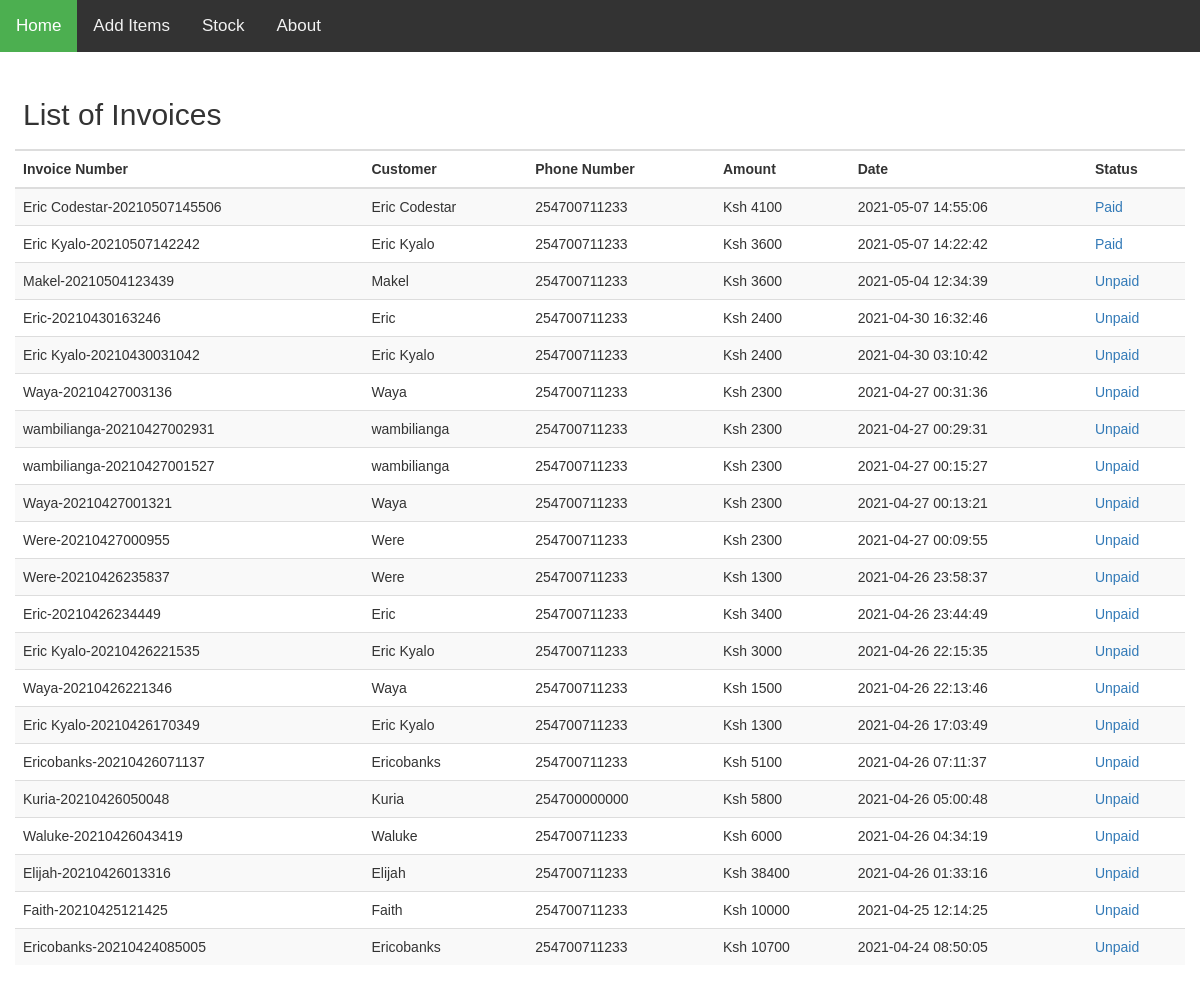
Page /ecomerce/admin.php on the committed database.
### tables this page shows
CREATE TABLE `invoice` (
  `id` int(11) NOT NULL,
  `order_number` varchar(254) NOT NULL,
  `customer` varchar(254) NOT NULL,
  `amount` varchar(254) NOT NULL,
  `county` varchar(254) NOT NULL,
  `constituency` varchar(254) NOT NULL,
  `areacode` varchar(254) NOT NULL,
  `phone` varchar(254) NOT NULL,
  `status` varchar(254) NOT NULL,
  `date` timestamp NOT NULL DEFAULT CURRENT_TIMESTAMP
);

### ecomerce/admin.php (the view, shortened to what this page needs)
<?php include"conn.php"; ?>
<!DOCTYPE html>
<html>
<head>
<link rel="stylesheet" href="https://cdnjs.cloudflare.com/ajax/libs/font-awesome/4.7.0/css/font-awesome.min.css">
<link rel="stylesheet" href="https://maxcdn.bootstrapcdn.com/bootstrap/3.4.1/css/bootstrap.min.css">
<link rel="stylesheet" href="style.css">
</head>
<body>
<div class="topnav" id="myTopnav">
  <a href="index.php" class="active">Home</a>
  <a href="#additem" data-toggle="modal" data-target="#additem">Add Items</a>
  <a href="#contact">Stock</a>
  <a href="#about">About</a>
</div>
<div class="container-fluid">
<div class="table-responsive">
<table class="table table-striped table-hover">
    <thead>
        <tr>
            <th colspan="6">
               <h2>List of Invoices</h2>
            </th>
        </tr>
      <tr>
        <th>Invoice Number</th>
        <th>Customer</th>
        <th>Phone Number</th>
        <th>Amount</th>
        <th>Date</th>
        <th>Status</th>
      </tr>
    </thead>
    <tbody>
	<?php
	$stmt = $conn->query('SELECT * FROM invoice order by id desc');
	$stmt->execute();
	while($row = $stmt->fetch()){
	?>
      <tr>
        <td><?php echo $row['order_number']; ?></td>
        <td><?php echo $row['customer']; ?></td>
        <td><?php echo $row['phone']; ?></td>
        <td>Ksh <?php echo $row['amount']; ?></td>
        <td><?php echo $row['date']; ?></td>
        <td><a href="details.php?order=<?php echo $row['order_number']; ?>"><?php echo $row['status']; ?></a></td>
      </tr>
	<?php } ?>
    </tbody>
</table>
</div>
<br>
</div>
<?php include"footer.php"; ?>

### ecomerce/footer.php (shortened to what this page needs)
</body>
</html>

### ecomerce/style.css (style rules this page uses)
body { margin: 0; font-family: Arial, Helvetica, sans-serif; }
.container-fluid { margin-top:70px; min-height:1200px; }
.topnav { overflow: hidden; background-color: #333; position:fixed; width:100%; z-index:1; top:0px; }
.topnav a { float: left; display: block; color: #f2f2f2; text-align: center; padding: 14px 16px; text-decoration: none; font-size: 17px; }
.topnav a.active { background-color: #4CAF50; color: white; }

### rows in the picture
invoice: order_number "Eric Codestar-20210507145506", customer "Eric Codestar", phone "254700711233", amount "4100", date "2021-05-07 14:55:06", status "Paid"
invoice: order_number "Eric Kyalo-20210507142242", customer "Eric Kyalo", phone "254700711233", amount "3600", date "2021-05-07 14:22:42", status "Paid"
invoice: order_number "Makel-20210504123439", customer "Makel", phone "254700711233", amount "3600", date "2021-05-04 12:34:39", status "Unpaid"
invoice: order_number "Eric-20210430163246", customer "Eric", phone "254700711233", amount "2400", date "2021-04-30 16:32:46", status "Unpaid"
invoice: order_number "Eric Kyalo-20210430031042", customer "Eric Kyalo", phone "254700711233", amount "2400", date "2021-04-30 03:10:42", status "Unpaid"
invoice: order_number "Waya-20210427003136", customer "Waya", phone "254700711233", amount "2300", date "2021-04-27 00:31:36", status "Unpaid"
invoice: order_number "wambilianga-20210427002931", customer "wambilianga", phone "254700711233", amount "2300", date "2021-04-27 00:29:31", status "Unpaid"
invoice: order_number "wambilianga-20210427001527", customer "wambilianga", phone "254700711233", amount "2300", date "2021-04-27 00:15:27", status "Unpaid"
invoice: order_number "Waya-20210427001321", customer "Waya", phone "254700711233", amount "2300", date "2021-04-27 00:13:21", status "Unpaid"
invoice: order_number "Were-20210427000955", customer "Were", phone "254700711233", amount "2300", date "2021-04-27 00:09:55", status "Unpaid"
invoice: order_number "Were-20210426235837", customer "Were", phone "254700711233", amount "1300", date "2021-04-26 23:58:37", status "Unpaid"
invoice: order_number "Eric-20210426234449", customer "Eric", phone "254700711233", amount "3400", date "2021-04-26 23:44:49", status "Unpaid"
invoice: order_number "Eric Kyalo-20210426221535", customer "Eric Kyalo", phone "254700711233", amount "3000", date "2021-04-26 22:15:35", status "Unpaid"
invoice: order_number "Waya-20210426221346", customer "Waya", phone "254700711233", amount "1500", date "2021-04-26 22:13:46", status "Unpaid"
invoice: order_number "Eric Kyalo-20210426170349", customer "Eric Kyalo", phone "254700711233", amount "1300", date "2021-04-26 17:03:49", status "Unpaid"
invoice: order_number "Ericobanks-20210426071137", customer "Ericobanks", phone "254700711233", amount "5100", date "2021-04-26 07:11:37", status "Unpaid"
invoice: order_number "Kuria-20210426050048", customer "Kuria", phone "254700000000", amount "5800", date "2021-04-26 05:00:48", status "Unpaid"
invoice: order_number "Waluke-20210426043419", customer "Waluke", phone "254700711233", amount "6000", date "2021-04-26 04:34:19", status "Unpaid"
invoice: order_number "Elijah-20210426013316", customer "Elijah", phone "254700711233", amount "38400", date "2021-04-26 01:33:16", status "Unpaid"
invoice: order_number "Faith-20210425121425", customer "Faith", phone "254700711233", amount "10000", date "2021-04-25 12:14:25", status "Unpaid"
invoice: order_number "Ericobanks-20210424085005", customer "Ericobanks", phone "254700711233", amount "10700", date "2021-04-24 08:50:05", status "Unpaid"
